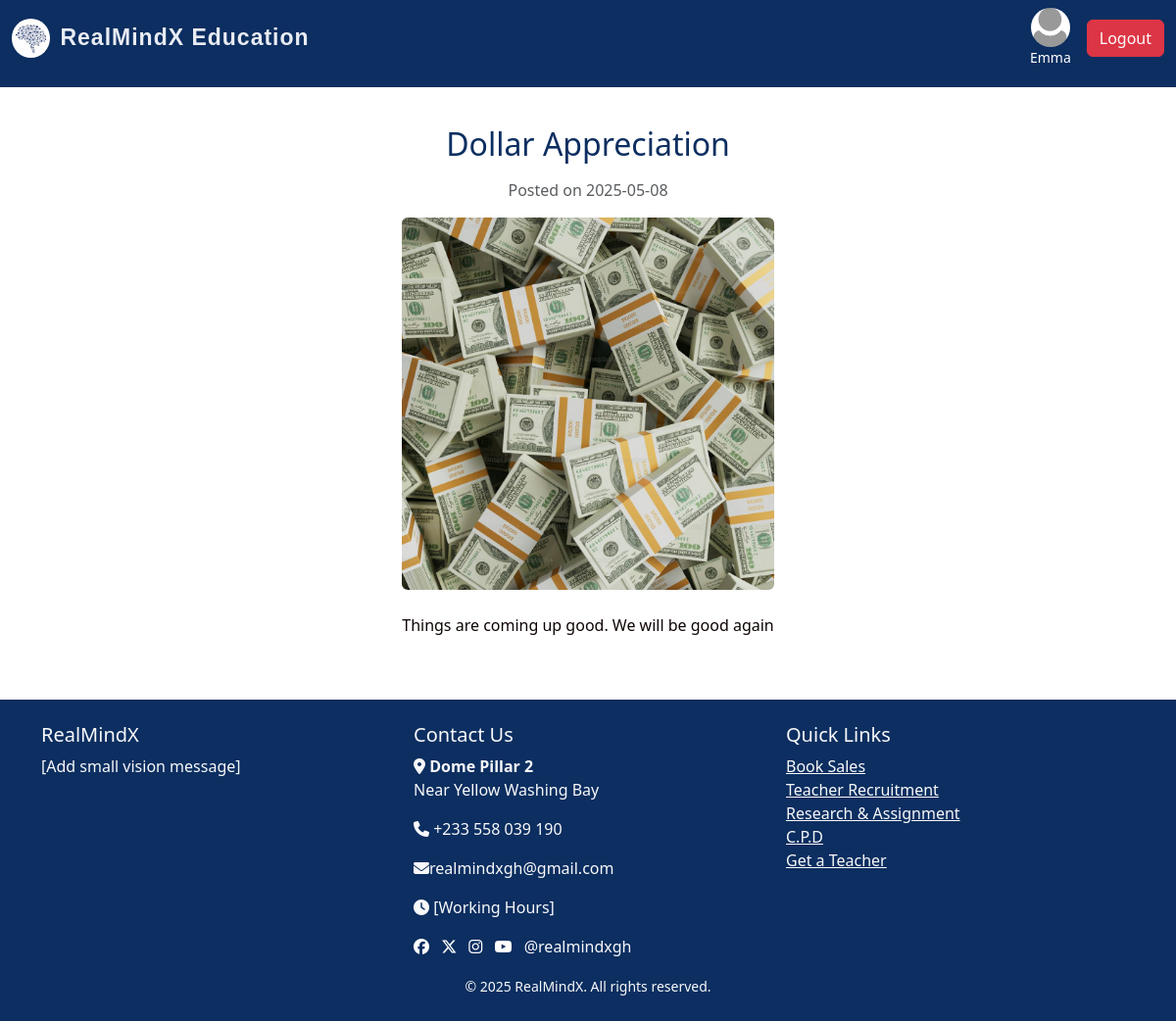
Page /news/1 (signed in) on the committed database.
### models.py (models this page shows, shortened)
class Admin(UserMixin, db.Model):
    id = db.Column(db.Integer, primary_key=True)
    username = db.Column(db.String(150), unique=True, nullable=False)
    email = db.Column(db.String(150), unique=True, nullable=False)
    password = db.Column(db.String(150), nullable=False)
    profile_pic = db.Column(db.String(200), nullable=True)
    job_posts = db.relationship('JobPost', backref='admin', lazy=True)
    news_posts = db.relationship('News', backref='admin', lazy=True)

class News(db.Model):
    id = db.Column(db.Integer, primary_key=True)
    title = db.Column(db.String(255), nullable=False)
    content = db.Column(db.Text, nullable=False)
    image_url = db.Column(db.String(500))
    created_at = db.Column(db.DateTime, default=datetime.utcnow)
    admin_id = db.Column(db.Integer, db.ForeignKey('admin.id'), nullable=False)

### routes.py (the view)
@app.route('/news/<int:news_id>')
def news_detail(news_id):
    news = News.query.get_or_404(news_id)
    return render_template('news_detail.html', news=news)

### routes.py (called while the page is built)
@login_manager.user_loader
def load_user(user_id):
    try:
        user_type, id = user_id.split(":")
        if user_type == "user":
            return User.query.get(int(id))
        elif user_type == "admin":
            return Admin.query.get(int(id))
    except ValueError:
        return None

### templates/news_detail.html (shortened to what this page needs)
{% extends "index.html" %}
{% block content %}
<div class="container mt-4 d-flex justify-content-center">
  <div class="text-center" style="max-width: 600px;">
    <h2 class="mb-3">{{ news.title }}</h2>
    <p class="text-muted">Posted on {{ news.created_at.strftime('%Y-%m-%d') }}</p>
    {% if news.image_url %}
      <div class="ratio ratio-1x1 mb-4 mx-auto" style="max-width: 400px;">
        <img src="{{ url_for('static', filename=news.image_url) }}" class="img-fluid rounded object-fit-cover w-100 h-100" alt="{{ news.title }}">
      </div>
    {% endif %}
    <p>{{ news.content }}</p>
  </div>
</div>
{% endblock %}

### templates/index.html (shortened to what this page needs)
<!DOCTYPE html>
<html lang="en">
<head>
  <link rel="stylesheet" href="https://cdn.jsdelivr.net/npm/bootstrap@5.3.3/dist/css/bootstrap.min.css">
  <link rel="stylesheet" href="https://cdnjs.cloudflare.com/ajax/libs/font-awesome/6.6.0/css/all.min.css">
  <link rel="stylesheet" href="{{ url_for('static', filename='main.css') }}">
</head>
<body>
<nav class="navbar navbar-expand-lg navbar-dark bg-steel fixed-top">
  <div class="container-fluid">
    <a class="navbar-brand d-flex align-items-center" href="{{ url_for('home') }}">
      <img src="{{ url_for('static', filename='images/brain.jpg') }}" alt="Logo" style="height: 40px; border-radius: 50%; margin-right: 10px;">
      RealMindX Education
    </a>
    <div class="collapse navbar-collapse justify-content-end" id="navbarNav">
      <ul class="navbar-nav">
        {% if current_user.is_authenticated %}
        <li class="nav-item d-flex align-items-center ms-2">
          <div class="d-flex flex-column align-items-center text-white me-3">
            {% if current_user.profile_pic %}
              <img src="{{ url_for('static', filename='uploads/' ~ current_user.profile_pic) }}"
                  alt="Profile"
                  style="width: 40px; height: 40px; border-radius: 50%; object-fit: cover;">
            {% else %}
              <img src="{{ url_for('static', filename='images/default-profile.webp') }}"
                  alt="Default Profile"
                  style="width: 40px; height: 40px; border-radius: 50%; object-fit: cover;">
            {% endif %}
            <small>{{ current_user.username }}</small>
          </div>
          <a class="btn btn-danger" href="{{ url_for('logout') }}">Logout</a>
        </li>
        {% endif %}
      </ul>
    </div>
  </div>
</nav>
  <main class="container mt-5 pt-4">
    {% block content %}{% endblock %}
  </main>
  {% include 'footer.html' %}
</body>
</html>

### static/main.css (style rules this page uses)
html,body { position: relative; color: #0f0505; display: flex; flex-direction: column; margin: 0; margin-top: 1.0rem; }
.container { flex: 1; }
.navbar { margin-bottom: 0; padding-bottom: 20px; }
.navbar-brand { text-decoration: none; font-family: "Poppins", sans-serif; font-size: 23px; font-weight: bold; color:rgb(233, 236, 243); letter-spacing: 1px; }
.bg-steel { background-color: #0C2E60; }
.navbar-nav a { font-size: 16px; font-weight: 400; display: flex; align-items: center; gap: 5px; color: #ffffff; }
h1, h2, h3, h4 { color: #0C2E60; }

### rows in the picture
Admin: username "Emma"
News: title "Dollar Appreciation", created_at "2025-05-08", image_url (picture), content "Things are coming up good. We will be good again"
